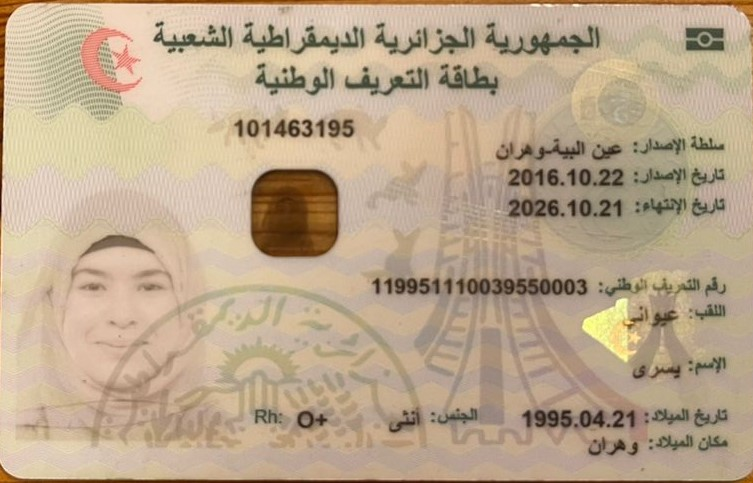
#> input picture images/cni.jpg, 753 x 483 px, found by its file name
$ python compare_images.py
#> lines starting #> are read from the running program, lines starting #| are printed output that depends on the picture
import cv2
import numpy as np

def analyze(path):
#> called with path = '/app/images/cni.jpg'
    img = cv2.imread(path)
#> img is the input picture: shape (483, 753, 3); mean B, G, R 140.9, 166.9, 187.9
    if img is None:
        print(f"Failed to load {path}")
        return None

    h, w = img.shape[:2]
#> h = 483; w = 753
    gray = cv2.cvtColor(img, cv2.COLOR_BGR2GRAY)
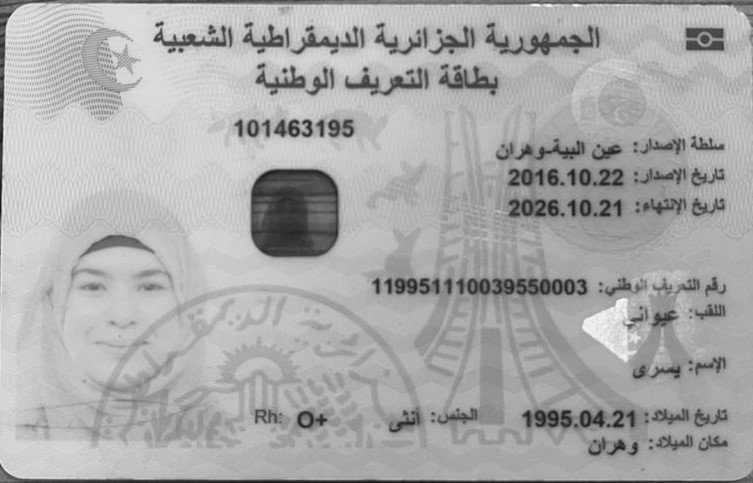
#> gray: shape (483, 753); min 17, max 249, mean 170.2

    # Brightness
    mean_val = np.mean(gray)
#> mean_val = 170.2

    # Contrast (standard deviation)
    contrast = np.std(gray)
#> contrast = 35.84

    # Background analysis (Peak of histogram)
    hist = cv2.calcHist([gray], [0], None, [256], [0, 256])
#> hist = 256 values, max 7117 at index 171, min 0 at index 0, mean 1420.7
    peak_val = np.argmax(hist)
#> peak_val = 171

    return {
        "res": (w, h),
        "mean_brightness": mean_val,
        "contrast": contrast,
        "background_peak": peak_val,
        "hist": hist
    }

cni1 = analyze("/app/images/cni.jpg")
#> cni1 = 5 items
cni2 = analyze("/app/images/cni2.jpg")
#> call 2 of analyze, with path = '/app/images/cni2.jpg'
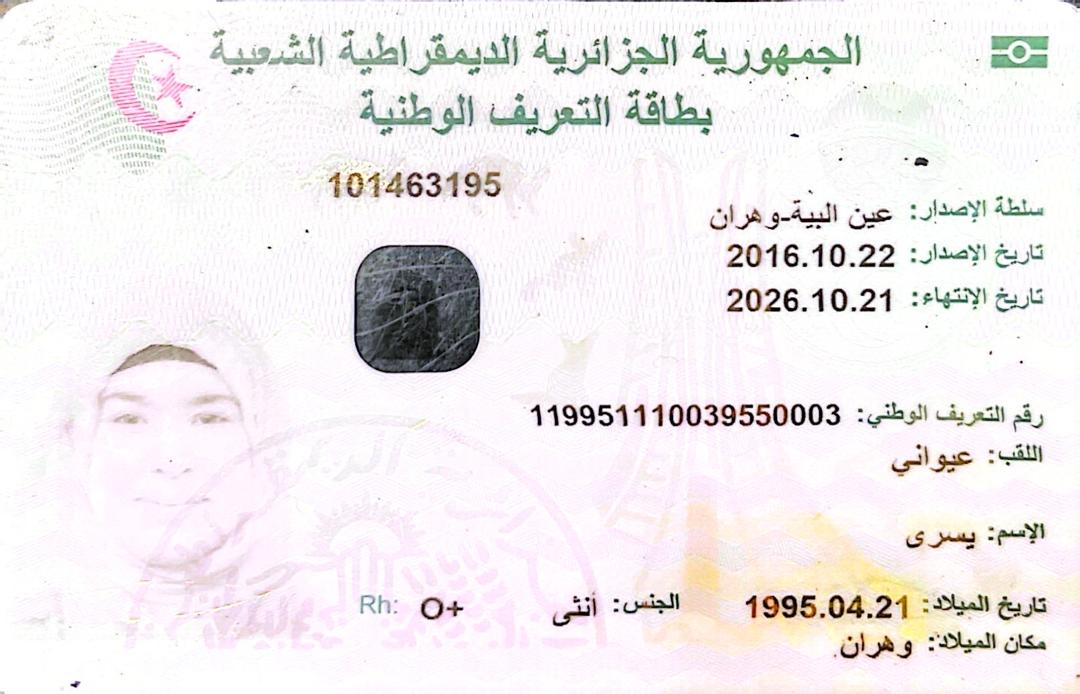
#> input picture images/cni2.jpg, 1080 x 694 px, found by its file name
#> in analyze, img is the input picture: shape (694, 1080, 3); mean B, G, R 237, 236, 240
#> in analyze (call 2), `gray = cv2.cvtColor(img, cv2.COLOR_BGR2GRAY)`:
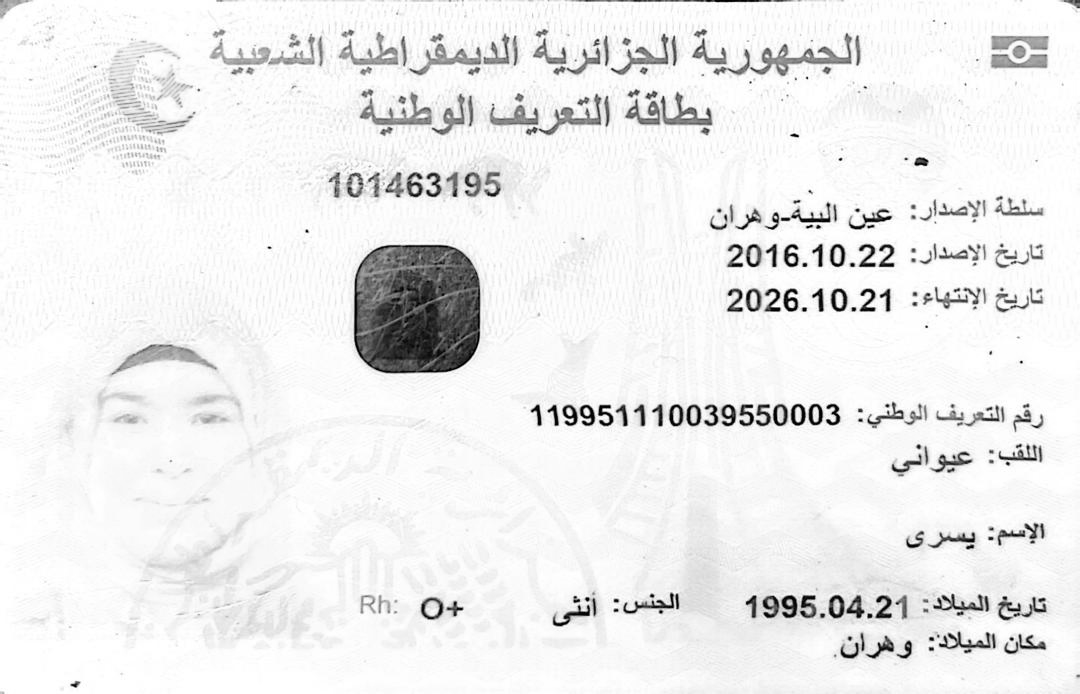
#> gray: shape (694, 1080); min 0, max 255, mean 237.3
#> in analyze (call 2), `mean_val = np.mean(gray)`: mean_val = 237.3
#> in analyze (call 2), `contrast = np.std(gray)`: contrast = 40.33
#> in analyze (call 2), `hist = cv2.calcHist([gray], [0], None, [256], [0, 256])`: hist = 256 values, max 80834 at index 254, min 77 at index 0, mean 2927.8
#> in analyze (call 2), `peak_val = np.argmax(hist)`: peak_val = 254
#> cni2 = 5 items

print(f"--- CNI 1 (Original) ---")
print(f"Resolution: {cni1['res']}")
#| Resolution: (753, 483)
print(f"Brightness: {cni1['mean_brightness']:.2f}")
#| Brightness: 170.24
print(f"Contrast:   {cni1['contrast']:.2f}")
#| Contrast:   35.84
print(f"BG Peak:    {cni1['background_peak']}")
#| BG Peak:    171

print(f"\n--- CNI 2 (Target) ---")
print(f"Resolution: {cni2['res']}")
#| Resolution: (1080, 694)
print(f"Brightness: {cni2['mean_brightness']:.2f}")
#| Brightness: 237.31
print(f"Contrast:   {cni2['contrast']:.2f}")
#| Contrast:   40.33
print(f"BG Peak:    {cni2['background_peak']}")
#| BG Peak:    254

# Calc ratio
res_ratio = cni2['res'][0] / cni1['res'][0]
#> res_ratio = 1.43
print(f"\nResolution Ratio (cni2/cni1): {res_ratio:.2f}x")
#| Resolution Ratio (cni2/cni1): 1.43x
